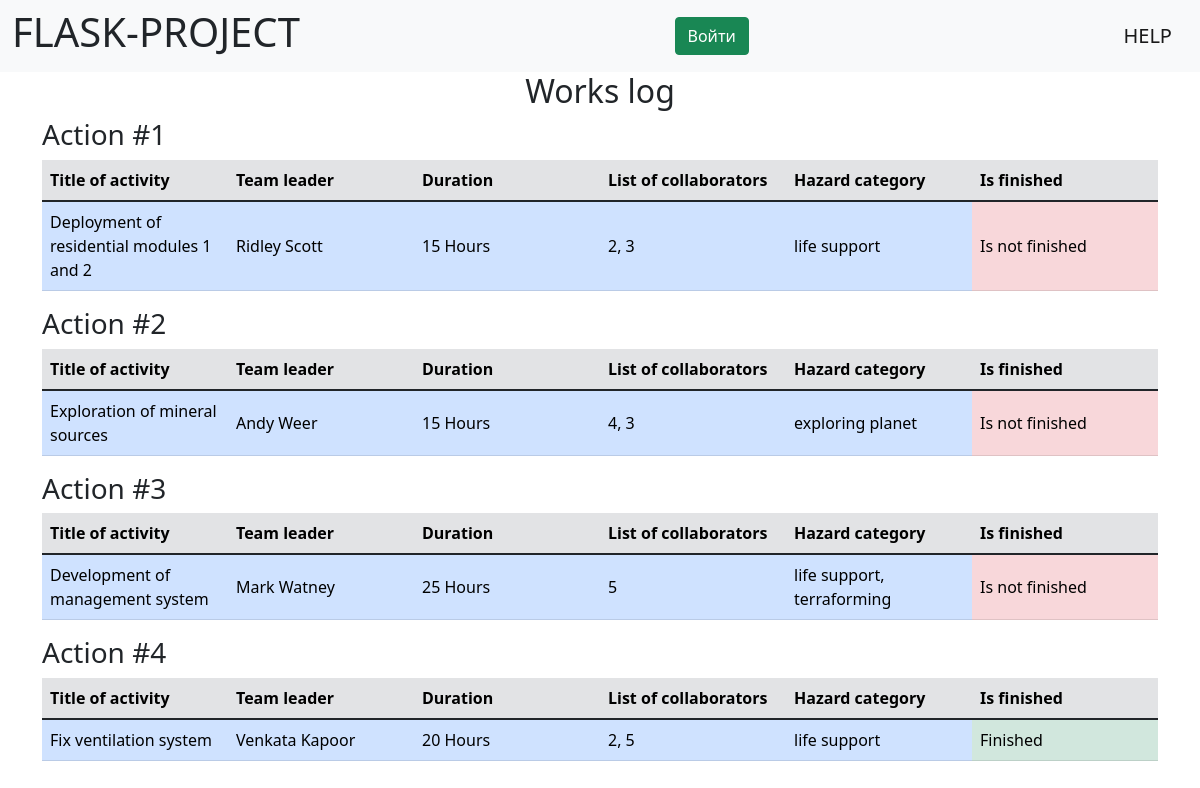
Page /jobs-wall on the committed database.
### data/jobs.py (models this page shows, shortened)
class Jobs(SqlAlchemyBase, SerializerMixin):  # SqlAlchemyBase Доступно в задании
    __tablename__ = 'jobs'
    id = sa.Column(sa.Integer, primary_key=True, autoincrement=True)
    team_leader_id = sa.Column(sa.Integer, sa.ForeignKey('users.id'))  # id лидера
    team_leader = orm.relationship("User")
    job = sa.Column(sa.Text)  # описание
    work_size = sa.Column(sa.Integer)  # в часах
    collaborators = sa.Column(sa.String)  # список id
    start_date = sa.Column(sa.Date)
    end_date = sa.Column(sa.Date)
    categories = orm.relationship("Category", secondary=association_table, backref="jobs")
    is_finished = sa.Column(sa.Boolean, default=False)

### data/users.py (models this page shows, shortened)
class User(SqlAlchemyBase, UserMixin, SerializerMixin):
    __tablename__ = 'users'
    id = sa.Column(sa.Integer, primary_key=True, autoincrement=True)
    surname = sa.Column(sa.String)
    name = sa.Column(sa.String)
    age = sa.Column(sa.Integer)
    position = sa.Column(sa.String)
    speciality = sa.Column(sa.String)
    address = sa.Column(sa.String)
    city_from = sa.Column(sa.String)
    email = sa.Column(sa.String, unique=True)
    hashed_password = sa.Column(sa.String)
    modified_date = sa.Column(sa.DateTime, default=datetime.now)

### main.py (the view)
@app.route("/jobs-wall")
def work_log():
    db_sess = db_session.create_session()
    jobs = db_sess.query(Jobs).all()
    return render_template("work_log.html", jobs=jobs)

### data/db_session.py (called while the page is built)
def create_session() -> Session:
    global __factory
    return __factory()

### templates/work_log.html (shortened to what this page needs)
{% extends 'base.html' %}
{% block content %}
<h2 align="center">Works log</h2>
{% for job in jobs %}
    <div class="mb-3 job">
    <h3>Action #{{ job.id }}</h3>
    <table class="table works mb-1" style="table-layout: fixed;">
        <thead class="table-secondary">
            <tr>
                {% for header in ["Title of activity", "Team leader", "Duration",
                "List of collaborators", "Hazard category", "Is finished"] %}
                    <th scope="col" class="col-md-auto">{{ header }}</th>
                {% endfor %}
            </tr>
        </thead>
        <tbody>
            <tr class="align-middle">
                <td class="table-primary">{{ job.job }}</td>
                <td class="table-primary">{{ job.team_leader.name }} {{ job.team_leader.surname }}</td>
                <td class="table-primary">{{ job.work_size }} Hours</td>
                <td class="table-primary">{{ job.collaborators }}</td>
                <td class="table-primary">
                    {{ job.categories | map(attribute="name") | join(", ") }}
                </td>
                {% if job.is_finished %}
                    <td class="table-success">Finished</td>
                {% else %}
                    <td class="table-danger">Is not finished</td>
                {% endif %}
            </tr>
        </tbody>
    </table>
    </div>
{% endfor %}
{% endblock %}

### rows in the picture
Jobs: id "1", header "Title of activity" "Team leader" "Duration" "List of collaborators" "Hazard category" "Is finished", job "Deployment of residential modules 1 and 2", team_leader.name "Ridley", team_leader.surname "Scott", work_size "15", collaborators "2, 3", categories|map "life support", is_finished "Is not finished"
Jobs: id "2", header "Title of activity" "Team leader" "Duration" "List of collaborators" "Hazard category" "Is finished", job "Exploration of mineral sources", team_leader.name "Andy", team_leader.surname "Weer", work_size "15", collaborators "4, 3", categories|map "exploring planet", is_finished "Is not finished"
Jobs: id "3", header "Title of activity" "Team leader" "Duration" "List of collaborators" "Hazard category" "Is finished", job "Development of management system", team_leader.name "Mark", team_leader.surname "Watney", work_size "25", collaborators "5", categories|map "life support, terraforming", is_finished "Is not finished"
Jobs: id "4", header "Title of activity" "Team leader" "Duration" "List of collaborators" "Hazard category" "Is finished", job "Fix ventilation system", team_leader.name "Venkata", team_leader.surname "Kapoor", work_size "20", collaborators "2, 5", categories|map "life support", is_finished "Finished"
